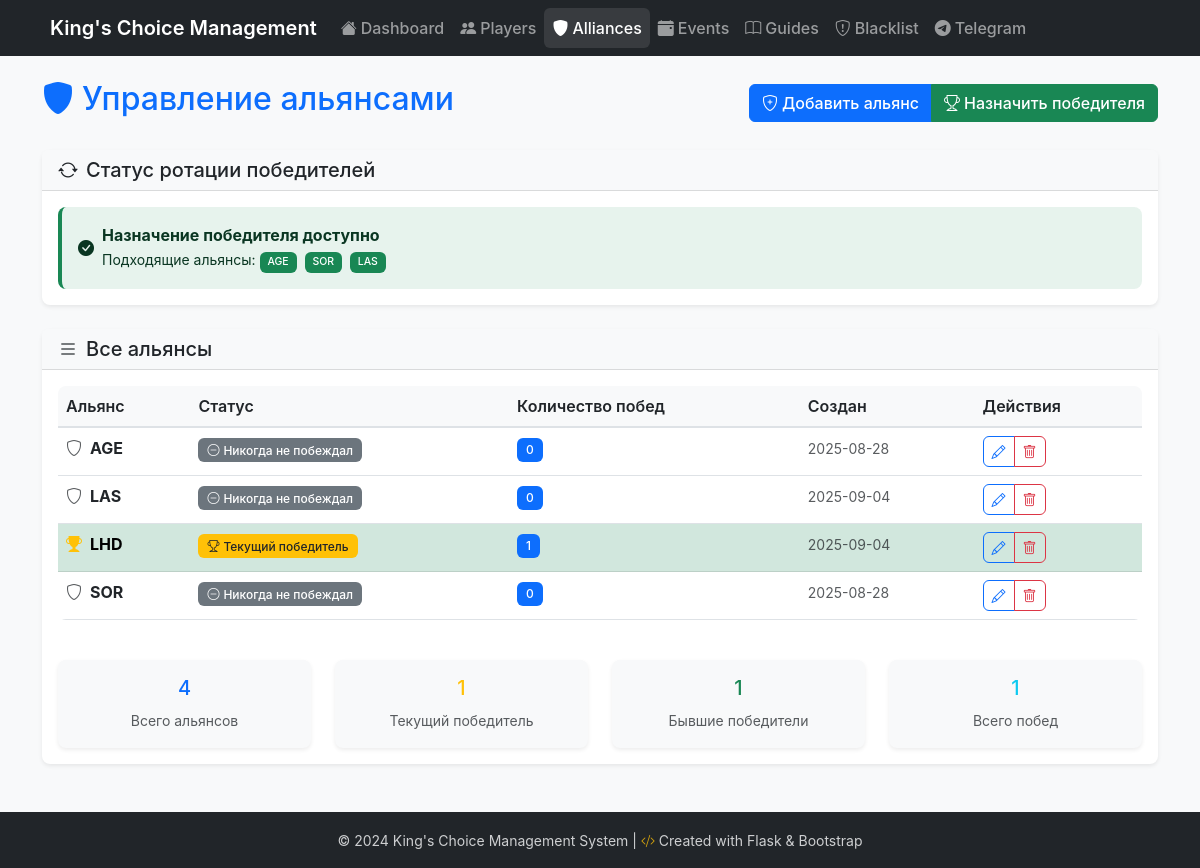
The page /alliances/ on the database as committed earlier.
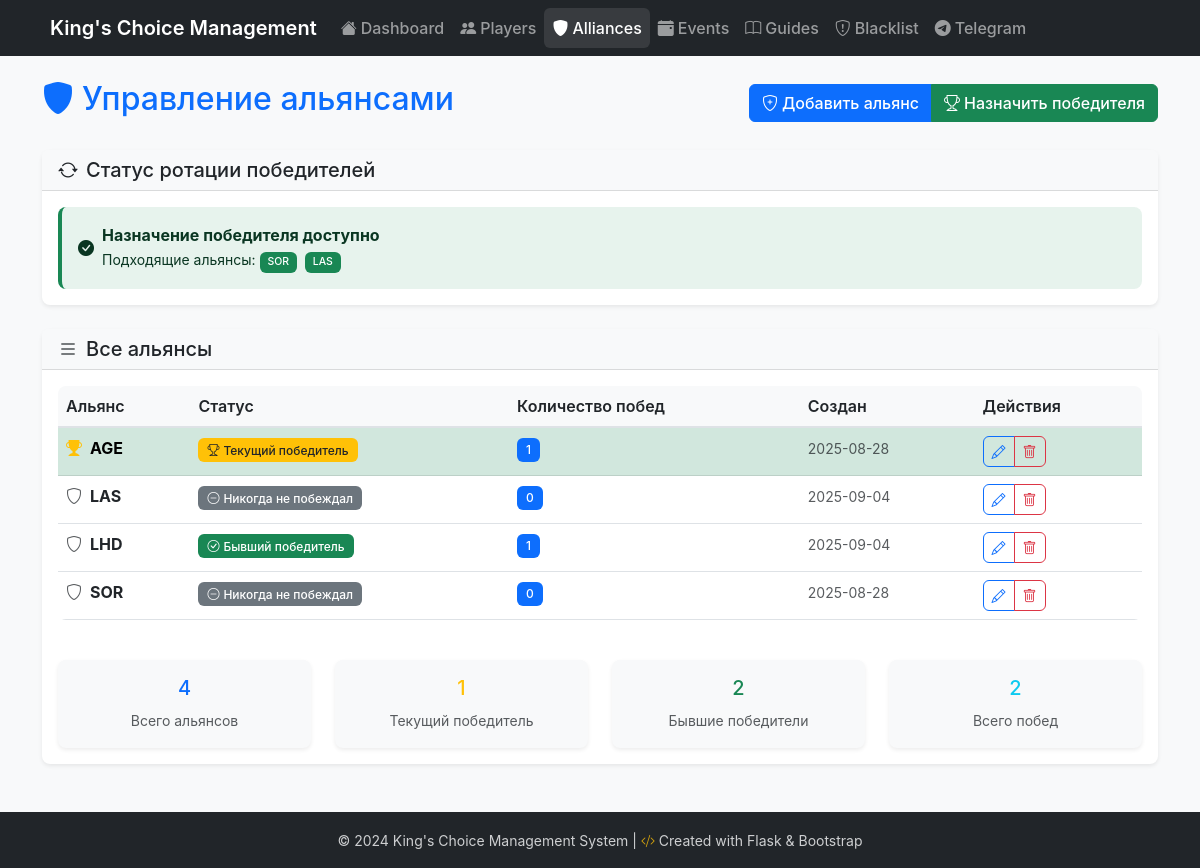
The same page on the database as committed later.
### models.py (models this page shows, shortened)
class Alliance(db.Model):
    __tablename__ = 'alliances'
    id = db.Column(db.Integer, primary_key=True)
    name = db.Column(db.String(100), nullable=False, unique=True)
    is_current_winner = db.Column(db.Boolean, default=False, nullable=False)
    win_count = db.Column(db.Integer, default=0, nullable=False)
    created_at = db.Column(db.DateTime, default=datetime.utcnow)
    updated_at = db.Column(db.DateTime, default=datetime.utcnow, onupdate=datetime.utcnow)
    winner_assignments = db.relationship('WinnerAssignment', backref='alliance', lazy=True, cascade='all, delete-orphan')

### routes/alliance_routes.py (the view)
@bp.route('/')
def list_alliances():
    try:
        alliances = Alliance.query.order_by(Alliance.name).all()
        can_assign = can_assign_winner()
        eligible_alliances = get_eligible_alliances() if can_assign else []
        return render_template('alliances/list.html',
                             alliances=alliances,
                             can_assign_winner=can_assign,
                             eligible_alliances=eligible_alliances)
    except Exception as e:
        print(f"Error in list_alliances route: {str(e)}")
        return render_template('alliances/list.html',
                             alliances=[],
                             error="Failed to load alliances")

### app.py (called while the page is built)
def get_locale():
    if 'language' in request.cookies:
        return request.cookies.get('language')
    if request.args.get('lang'):
        return request.args.get('lang')
    return request.accept_languages.best_match(app.config['LANGUAGES'].keys()) or app.config['BABEL_DEFAULT_LOCALE']

@app.context_processor
def inject_get_locale():
    return dict(get_locale=get_locale)

### utils/rotation_logic.py (called while the page is built)
def get_models():
    from models import Player, Alliance, MVPAssignment, WinnerAssignment
    return Player, Alliance, MVPAssignment, WinnerAssignment

def can_assign_winner():
    try:
        Player, Alliance, MVPAssignment, WinnerAssignment = get_models()
        all_alliances = Alliance.query.all()
        if not all_alliances:
            return False  # No alliances to assign winner to
        total_assignments = WinnerAssignment.query.count()
        if total_assignments == 0:
            return True  # First assignment is always allowed
        alliances_with_wins = Alliance.query.filter(Alliance.win_count > 0).count()
        total_alliances = len(all_alliances)
        return True
    except Exception as e:
        print(f"Error in can_assign_winner: {str(e)}")
        return False

### templates/alliances/list.html (shortened to what the changed rows need)
{% extends "base.html" %}
{% block content %}
<div class="row">
    <div class="col-12">
        <div class="d-flex justify-content-between align-items-center mb-4">
            <h1 class="h2 text-primary">
                <i class="bi bi-shield-fill me-2"></i>Управление альянсами
            </h1>
        </div>
    </div>
</div>
<div class="row mb-4">
    <div class="col-12">
        <div class="card">
            <div class="card-body">
                {% if can_assign_winner %}
                    <div class="alert alert-success d-flex align-items-center mb-0">
                        <div>
                            <strong>Назначение победителя доступно</strong><br>
                            <small>Подходящие альянсы:
                                {% for alliance in eligible_alliances %}
                                    <span class="badge bg-success me-1">{{ alliance.name }}</span>
                                {% endfor %}
                            </small>
                        </div>
                    </div>
                {% endif %}
            </div>
        </div>
    </div>
</div>
<div class="row">
    <div class="col-12">
        <div class="card">
            <div class="card-body">
                {% if alliances %}
                    <div class="table-responsive">
                        <table class="table table-hover">
                            <thead>
                                <tr>
                                    <th>Альянс</th>
                                    <th>Статус</th>
                                    <th>Количество побед</th>
                                    <th>Создан</th>
                                    <th>Действия</th>
                                </tr>
                            </thead>
                            <tbody>
                                {% for alliance in alliances %}
                                <tr {% if alliance.is_current_winner %}class="table-success"{% endif %}>
                                    <td>
                                        <div class="d-flex align-items-center">
                                            {% if alliance.is_current_winner %}
                                                <i class="bi bi-trophy-fill text-warning me-2" title="Текущий победитель"></i>
                                            {% else %}
                                                <i class="bi bi-shield text-muted me-2"></i>
                                            {% endif %}
                                            <strong>{{ alliance.name }}</strong>
                                        </div>
                                    </td>
                                    <td>
                                        {% if alliance.is_current_winner %}
                                            <span class="badge bg-warning text-dark">
                                                <i class="bi bi-trophy me-1"></i>Текущий победитель
                                            </span>
                                        {% elif alliance.win_count > 0 %}
                                            <span class="badge bg-success">
                                                <i class="bi bi-check-circle me-1"></i>Бывший победитель
                                            </span>
                                        {% else %}
                                            <span class="badge bg-secondary">
                                                <i class="bi bi-dash-circle me-1"></i>Никогда не побеждал
                                            </span>
                                        {% endif %}
                                    </td>
                                    <td>
                                        <span class="badge bg-primary">{{ alliance.win_count }}</span>
                                    </td>
                                    <td>
                                        <small class="text-muted">
                                            {{ alliance.created_at.strftime('%Y-%m-%d') if alliance.created_at }}
                                        </small>
                                    </td>
                                    <td>
                                        <div class="btn-group btn-group-sm">
                                            <a href="{{ url_for('alliances.edit_alliance', alliance_id=alliance.id) }}"
                                               class="btn btn-outline-primary" title="Редактировать альянс">
                                                <i class="bi bi-pencil"></i>
                                            </a>
                                            <button type="button" class="btn btn-outline-danger"
                                                    title="Удалить альянс"
                                                    onclick="confirmDelete('{{ alliance.name }}', {{ alliance.id }})">
                                                <i class="bi bi-trash"></i>
                                            </button>
                                        </div>
                                    </td>
                                </tr>
                                {% endfor %}
                            </tbody>
                        </table>
                    </div>
                    <div class="row mt-4">
                        <div class="col-md-3">
                            <div class="card bg-light">
                                <div class="card-body text-center">
                                    <h5 class="text-primary">{{ alliances|length }}</h5>
                                    <small class="text-muted">Всего альянсов</small>
                                </div>
                            </div>
                        </div>
                        <div class="col-md-3">
                            <div class="card bg-light">
                                <div class="card-body text-center">
                                    <h5 class="text-warning">
                                        {{ alliances|selectattr('is_current_winner', 'equalto', true)|list|length }}
                                    </h5>
                                    <small class="text-muted">Текущий победитель</small>
                                </div>
                            </div>
                        </div>
                        <div class="col-md-3">
                            <div class="card bg-light">
                                <div class="card-body text-center">
                                    <h5 class="text-success">
                                        {{ alliances|selectattr('win_count', 'greaterthan', 0)|list|length }}
                                    </h5>
                                    <small class="text-muted">Бывшие победители</small>
                                </div>
                            </div>
                        </div>
                        <div class="col-md-3">
                            <div class="card bg-light">
                                <div class="card-body text-center">
                                    <h5 class="text-info">
                                        {{ alliances|sum(attribute='win_count') }}
                                    </h5>
                                    <small class="text-muted">Всего побед</small>
                                </div>
                            </div>
                        </div>
                    </div>
                {% endif %}
            </div>
        </div>
    </div>
</div>
{% endblock %}

Rows that differ between the two databases and show on the page:
no longer on one of the page's lists (row edited): Alliance: name "AGE"
changed Alliance "AGE": win_count "0" → "1"; is_current_winner "Никогда не побеждал" → "Текущий победитель"
changed Alliance "LHD": is_current_winner "Текущий победитель" → "Бывший победитель"
Other text that changed with them:
{{ alliances|selectattr('win_count', 'greaterthan', 0)|list|length }}: "1" → "2"
{{ alliances|sum(attribute='win_count') }}: "1" → "2"
